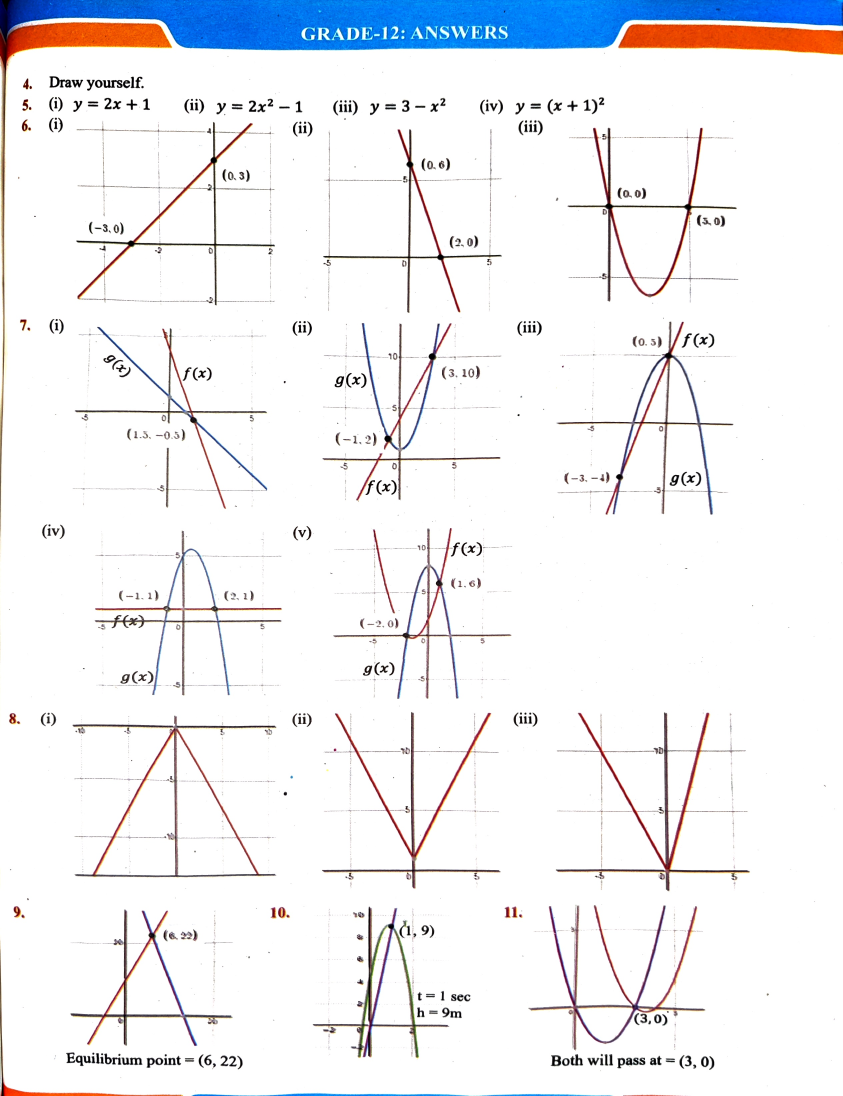
#> input picture Books/Raw/Mathematics/Back-Matter/0002.jpg, 2527 x 3288 px (shown at 1/3 size)
$ python -i crop-figure.py   (imports and definitions only)
#> lines starting #> are read from the running program, lines starting #| are printed output that depends on the picture
#!/usr/bin/env python3
"""
crop-figure.py — extract figure images from raw textbook scans (Digital test edition).

Figures on a scanned page are cropped from the ORIGINAL full-resolution JPG and
saved as PNG assets under Books/Digital/assets/. Coordinates are FRACTIONS of the
page (0..1, left/top/right/bottom) so they survive any rescaling of the source.

Usage:
  python3 tools/crop-figure.py probe  <scan.jpg>                # size + dominant colors of strips
  python3 tools/crop-figure.py crop   <scan.jpg> <out.png> L T R B   # fractional box
  python3 tools/crop-figure.py grid   <scan.jpg>                # render coordinate grid overlay
"""
import sys, os
from collections import Counter
from PIL import Image

def probe(path):
    im = Image.open(path).convert("RGB")
#> im is the input picture: PIL image 2527x3288 RGB; mean R, G, B 239.8, 240.6, 243.6
    w, h = im.size
#> w = 2527; h = 3288
    print(f"size: {w}x{h}")
#| size: 2527x3288
    def strip_colors(y0f, y1f, label):
#> called with y0f = 0, y1f = 0.05, label = 'top 5%'
        strip = im.crop((0, int(y0f*h), w, int(y1f*h)))
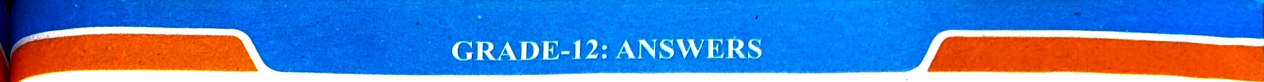
#> strip: PIL image 2527x164 RGB (shown at 1/2 size); mean R, G, B 87.5, 128.7, 190
        q = strip.quantize(colors=8, method=Image.Quantize.MEDIANCUT).convert("RGB")
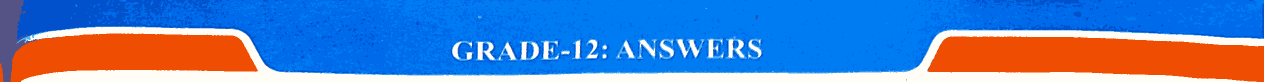
#> q: PIL image 2527x164 RGB (shown at 1/2 size); mean R, G, B 89.3, 129, 190.5
        counts = Counter(q.getdata())
#> counts = {(85, 82, 134): 6025, (0, 81, 203): 27714, (0, 107, 234): 99527, (0, 124, 243): 117229, (10, 125, 237): 10339, (80, 175, 241): 8473, (255, 253, 246): 65361, (239, 78, 2): 79760}
        print(f"{label}: " + " | ".join(f"#{r:02x}{g:02x}{b:02x} x{c}" for (r,g,b),c in counts.most_common(6)))
#| top 5%: #007cf3 x117229 | #006bea x99527 | #ef4e02 x79760 | #fffdf6 x65361 | #0051cb x27714 | #0a7ded x10339
    strip_colors(0.0, 0.05, "top 5%")
    strip_colors(0.95, 1.0, "bottom 5%")
#> call 2 of strip_colors, with y0f = 0.95, y1f = 1, label = 'bottom 5%'
#> in strip_colors (call 2), `strip = im.crop((0, int(y0f*h), w, int(y1f*h)))`:
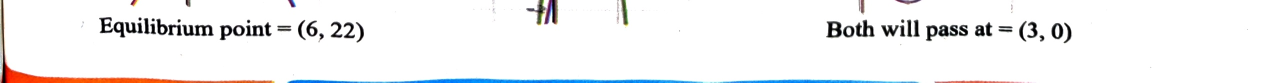
#> strip: PIL image 2527x165 RGB (shown at 1/2 size); mean R, G, B 243.1, 242.8, 243.3
#> in strip_colors (call 2), `q = strip.quantize(colors=8, method=Image.Quantize.MEDIANCUT).convert(..`:
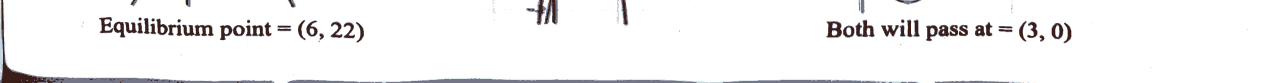
#> q: PIL image 2527x165 RGB (shown at 1/2 size); mean R, G, B 243.6, 243, 243.4
#> in strip_colors (call 2), `counts = Counter(q.getdata())`: counts = {(254, 248, 247): 4036, (199, 214, 222): 5671, (116, 118, 135): 13776, (60, 30, 25): 12733, (255, 255, 252): 5086, (255, 255, 255): 361438, (254, 254, 254): 10990, (249, 255, 254): 3225}
#| bottom 5%: #ffffff x361438 | #747687 x13776 | #3c1e19 x12733 | #fefefe x10990 | #c7d6de x5671 | #fffffc x5086
    # probe a horizontal band mid-page for text/label colors (darkest saturated pixels)
    mid = im.crop((0, int(0.10*h), w, int(0.20*h)))
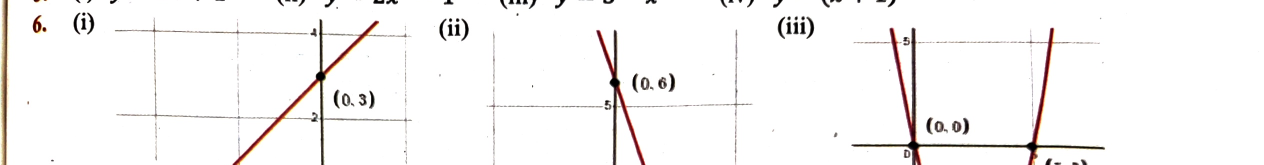
#> mid: PIL image 2527x329 RGB (shown at 1/2 size); mean R, G, B 247.6, 246.1, 245.5
    px = list(mid.getdata())
#> px = 831383 items
    blues = Counter(p for p in px if p[2] > 100 and p[2] - p[0] > 40 and p[2] - p[1] > 20 and sum(p) < 420)
#> blues = 0 items
    reds  = Counter(p for p in px if p[0] > 100 and p[0] - p[1] > 60 and p[0] - p[2] > 40 and sum(p) < 420)
#> reds = 4487 items
    if blues: print("midband saturated blues: " + " | ".join(f"#{r:02x}{g:02x}{b:02x} x{c}" for (r,g,b),c in blues.most_common(4)))
    if reds:  print("midband saturated reds:  " + " | ".join(f"#{r:02x}{g:02x}{b:02x} x{c}" for (r,g,b),c in reds.most_common(4)))
#| midband saturated reds:  #661222 x5 | #6d0303 x4 | #650d1d x4 | #803240 x4

def crop(path, out, l, t, r, b):
    im = Image.open(path).convert("RGB")
    w, h = im.size
    box = (int(l*w), int(t*h), min(w, int(r*w)), min(h, int(b*h)))
    fig = im.crop(box)
    os.makedirs(os.path.dirname(out) or ".", exist_ok=True)
    if out.lower().endswith((".jpg", ".jpeg")):
        fig.save(out, "JPEG", quality=85, optimize=True)
    else:
        fig.save(out, "PNG", optimize=True)
    print(f"saved {out}  ({fig.size[0]}x{fig.size[1]} from box l={l} t={t} r={r} b={b})")

def grid(path, out="/tmp/grid.jpg"):
    im = Image.open(path).convert("RGB").copy()
    w, h = im.size
    from PIL import ImageDraw
    d = ImageDraw.Draw(im)
    for i in range(1, 10):
        d.line([(w*i//10, 0), (w*i//10, h)], fill=(255, 0, 255), width=3)
        d.text((w*i//10 + 6, 8), f".{i}", fill=(255, 0, 255))
        d.line([(0, h*i//10), (w, h*i//10)], fill=(0, 200, 0), width=3)
        d.text((8, h*i//10 + 6), f".{i}", fill=(0, 200, 0))
    im.save(out, quality=88)
    print(f"saved {out}")

# [6 lines not run here, left out]

>>> result = probe('../Books/Raw/Mathematics/Back-Matter/0002.jpg')

$ run again, on Books/Raw/Mathematics/Back-Matter/0006.jpg
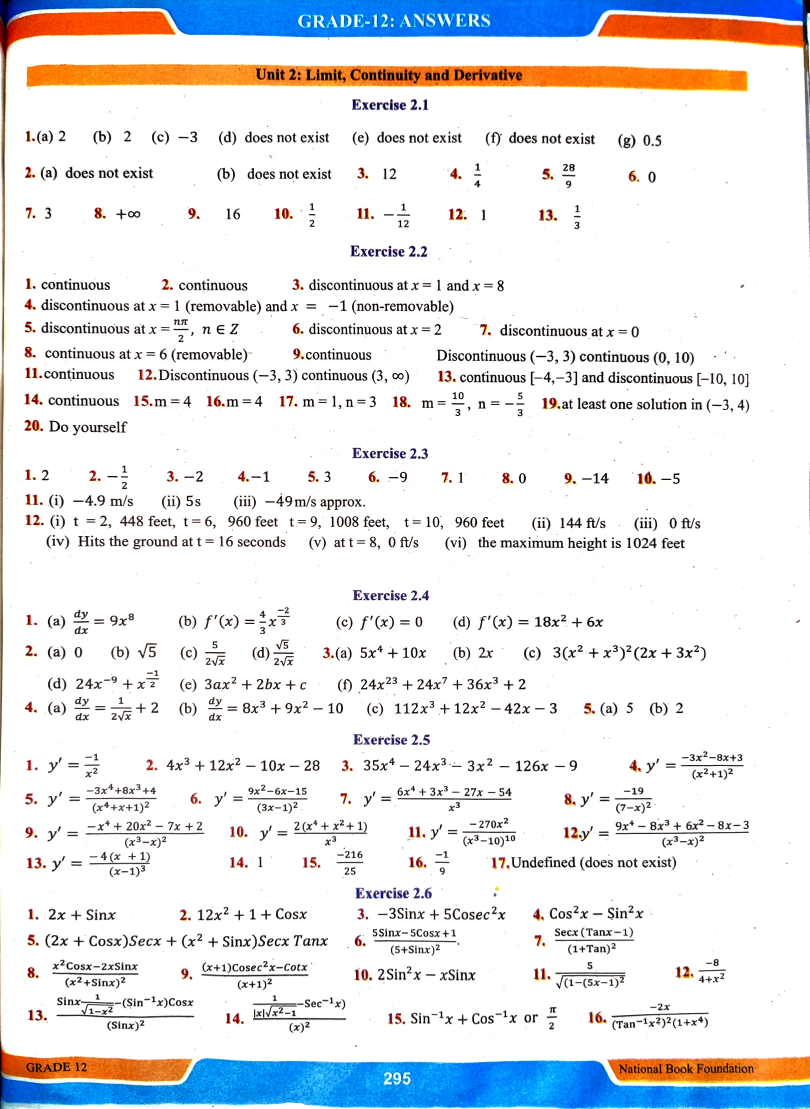
#> input picture Books/Raw/Mathematics/Back-Matter/0006.jpg, 2430 x 3327 px (shown at 1/3 size)
#> in probe, im is the input picture: PIL image 2430x3327 RGB; mean R, G, B 230.7, 231.8, 234.1
#| size: 2430x3327
#> counts = {(76, 84, 146): 7089, (0, 78, 213): 34324, (0, 112, 242): 131240, (79, 164, 232): 8928, (240, 255, 254): 9560, (255, 255, 255): 129062, (255, 255, 241): 8722, (244, 74, 2): 74455}
#| top 5%: #0070f2 x131240 | #ffffff x129062 | #f44a02 x74455 | #004ed5 x34324 | #f0fffe x9560 | #4fa4e8 x8928
#> strip: PIL image 2430x167 RGB
#> in strip_colors (call 2), `q = strip.quantize(colors=8, method=Image.Quantize.MEDIANCUT).convert(..`:
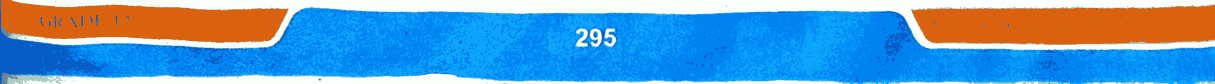
#> q: PIL image 2430x167 RGB (shown at 1/2 size); mean R, G, B 94.6, 155.2, 199.4
#> counts = {(7, 93, 198): 18229, (105, 131, 153): 1130, (218, 97, 14): 76013, (170, 204, 195): 11240, (250, 255, 252): 74667, (13, 165, 252): 53497, (0, 131, 240): 95177, (4, 147, 247): 75857}
#| bottom 5%: #0083f0 x95177 | #da610e x76013 | #0493f7 x75857 | #fafffc x74667 | #0da5fc x53497 | #075dc6 x18229
#> in probe, `mid = im.crop((0, int(0.10*h), w, int(0.20*h)))`:
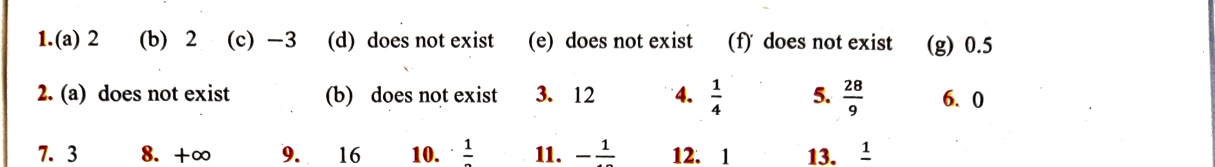
#> mid: PIL image 2430x333 RGB (shown at 1/2 size); mean R, G, B 245.6, 244.3, 243.8
#> px = 809190 items
#> blues = 0 items
#> reds = 4200 items
#| midband saturated reds:  #6f0000 x10 | #750000 x10 | #7b0000 x10 | #730000 x10

$ run again, on Books/Raw/Mathematics/Back-Matter/0008.jpg
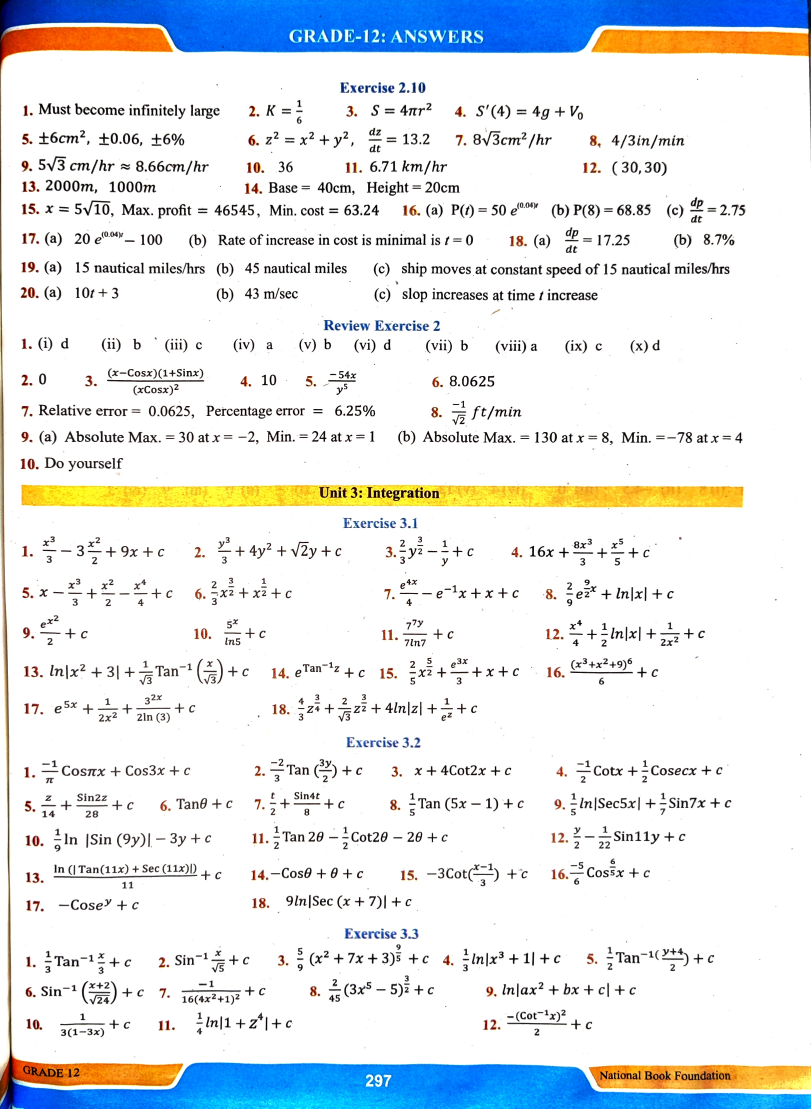
#> input picture Books/Raw/Mathematics/Back-Matter/0008.jpg, 2433 x 3326 px (shown at 1/3 size)
#> in probe, im is the input picture: PIL image 2433x3326 RGB; mean R, G, B 229.1, 233.1, 235.6
#| size: 2433x3326
#> counts = {(138, 84, 93): 6176, (0, 73, 211): 29810, (1, 86, 228): 43655, (0, 99, 242): 85625, (0, 112, 249): 111193, (43, 113, 210): 8976, (228, 239, 226): 43946, (183, 139, 78): 74497}
#| top 5%: #0070f9 x111193 | #0063f2 x85625 | #b78b4e x74497 | #e4efe2 x43946 | #0156e4 x43655 | #0049d3 x29810
#> strip: PIL image 2433x167 RGB
#> in strip_colors (call 2), `q = strip.quantize(colors=8, method=Image.Quantize.MEDIANCUT).convert(..`:
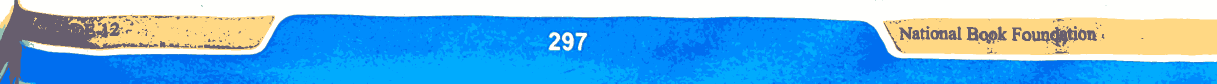
#> q: PIL image 2433x167 RGB (shown at 1/2 size); mean R, G, B 106.7, 178, 224
#> counts = {(255, 255, 253): 97464, (103, 94, 110): 23623, (148, 193, 179): 2272, (255, 216, 132): 60770, (73, 142, 186): 2182, (0, 110, 239): 42936, (0, 140, 252): 116587, (1, 171, 253): 60477}
#| bottom 5%: #008cfc x116587 | #fffffd x97464 | #ffd884 x60770 | #01abfd x60477 | #006eef x42936 | #675e6e x23623
#> in probe, `mid = im.crop((0, int(0.10*h), w, int(0.20*h)))`:
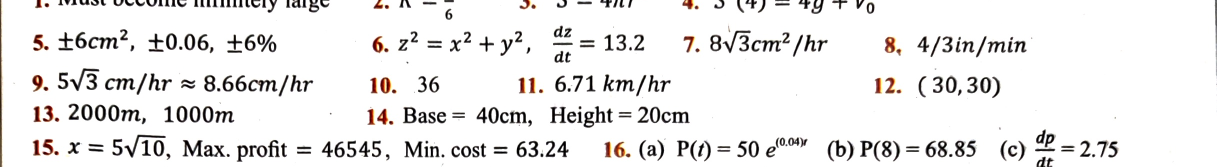
#> mid: PIL image 2433x333 RGB (shown at 1/2 size); mean R, G, B 237.1, 236, 235.5
#> px = 810189 items
#> blues = 0 items
#> reds = 3499 items
#| midband saturated reds:  #670000 x8 | #660000 x8 | #700000 x6 | #680000 x5

$ run again, on Books/Raw/Mathematics/Back-Matter/0010.jpg
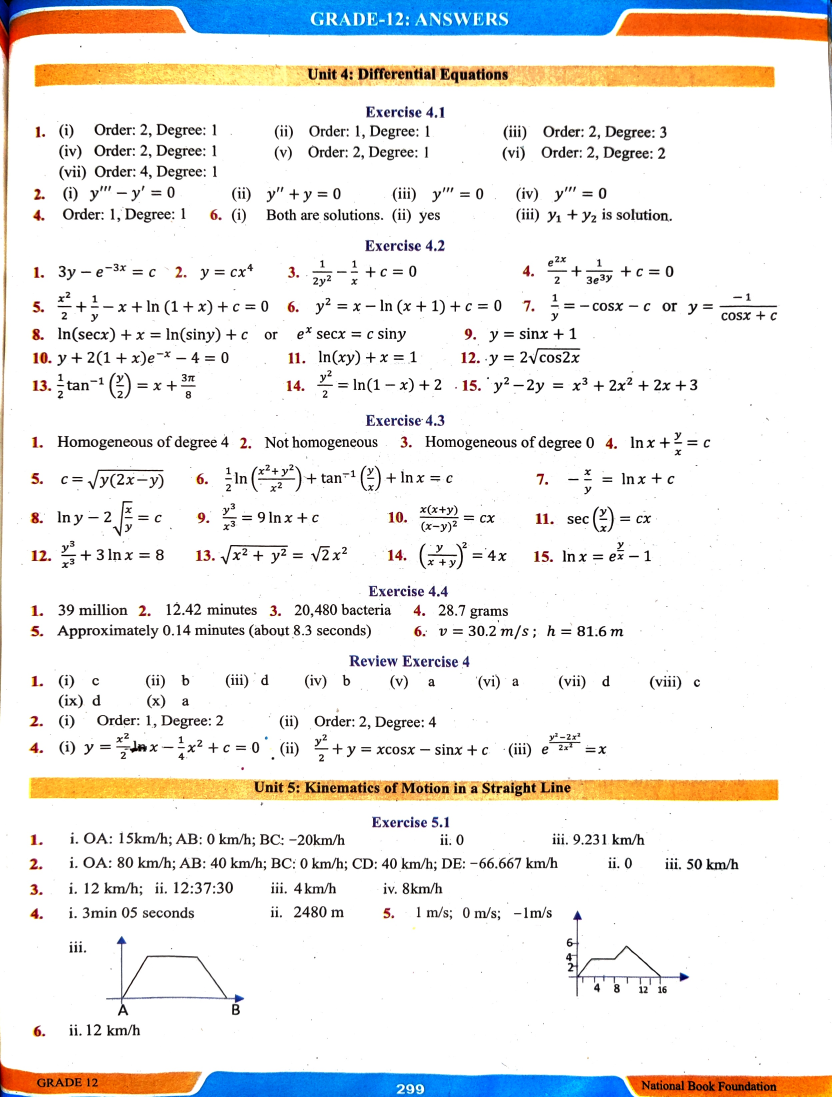
#> input picture Books/Raw/Mathematics/Back-Matter/0010.jpg, 2496 x 3291 px (shown at 1/3 size)
#> in probe, im is the input picture: PIL image 2496x3291 RGB; mean R, G, B 237.2, 236, 234.3
#| size: 2496x3291
#> counts = {(80, 73, 119): 8389, (48, 132, 207): 10524, (0, 131, 244): 140813, (104, 192, 243): 8210, (255, 255, 255): 151592, (255, 255, 245): 4377, (255, 247, 222): 6860, (245, 90, 7): 78579}
#| top 5%: #ffffff x151592 | #0083f4 x140813 | #f55a07 x78579 | #3084cf x10524 | #504977 x8389 | #68c0f3 x8210
#> strip: PIL image 2496x165 RGB
#> in strip_colors (call 2), `q = strip.quantize(colors=8, method=Image.Quantize.MEDIANCUT).convert(..`:
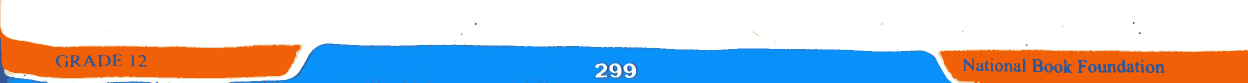
#> q: PIL image 2496x165 RGB (shown at 1/2 size); mean R, G, B 196.4, 201.6, 209.1
#> counts = {(233, 215, 182): 4936, (255, 255, 247): 4891, (255, 255, 255): 232404, (246, 255, 254): 6471, (53, 86, 149): 6210, (241, 96, 6): 68461, (44, 125, 205): 5567, (7, 145, 249): 82900}
#| bottom 5%: #ffffff x232404 | #0791f9 x82900 | #f16006 x68461 | #f6fffe x6471 | #355695 x6210 | #2c7dcd x5567
#> in probe, `mid = im.crop((0, int(0.10*h), w, int(0.20*h)))`:
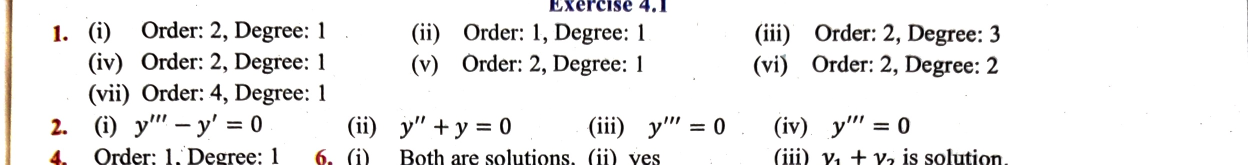
#> mid: PIL image 2496x329 RGB (shown at 1/2 size); mean R, G, B 238.8, 238.1, 237.9
#> px = 821184 items
#> blues = 359 items
#> reds = 1118 items
#| midband saturated blues: #4f5378 x2 | #484975 x2 | #41456a x2 | #506c9c x2
#| midband saturated reds:  #650000 x4 | #6f0000 x3 | #670000 x3 | #6c0000 x3
